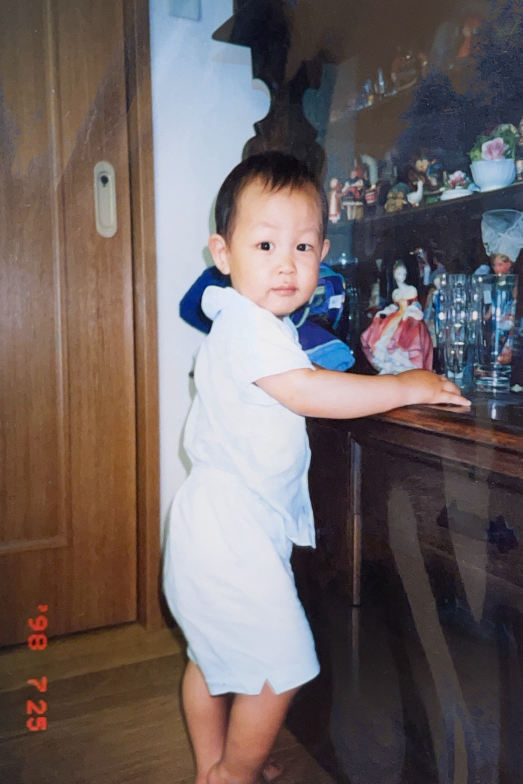
#> input picture wedding-deck/assets/photos_src/child_ai.jpg, 1045 x 1567 px (shown at 1/2 size); its folder holds only this picture in this run
$ python make_assets.py
#> lines starting #> are read from the running program, lines starting #| are printed output that depends on the picture
"""結婚式スライド用のアセット（背景画像・写真のトリミング）を生成する。

音源は assets/sfx/ に置いたものをそのまま使うので、ここでは作らない。
"""
import math
import random
import struct
from pathlib import Path

from PIL import Image, ImageDraw, ImageFilter

ROOT = Path(__file__).parent
IMG = ROOT / "assets" / "img"
SFX = ROOT / "assets" / "sfx"
IMG.mkdir(parents=True, exist_ok=True)
SFX.mkdir(parents=True, exist_ok=True)

W, H = 1920, 1080


def lerp(a, b, t):
    return tuple(round(a[i] + (b[i] - a[i]) * t) for i in range(3))


def vertical_gradient(top, bottom):
#> called with top = (253, 248, 244), bottom = (248, 232, 230)
    img = Image.new("RGB", (W, H))
#> img: PIL image 1920x1080 RGB; every value is 0
    d = ImageDraw.Draw(img)
    for y in range(H):
        d.line([(0, y), (W, y)], fill=lerp(top, bottom, y / (H - 1)))
    return img


def add_bokeh(img, color, count, rmin, rmax, alpha):
    """ふわっとした光の玉を散らして華やかさを出す。"""
#> called with color = (255, 255, 255), count = 10, rmin = 150, rmax = 320, alpha = 60
    layer = Image.new("RGBA", (W, H), (0, 0, 0, 0))
#> layer: PIL image 1920x1080 RGBA; every value is 0
    d = ImageDraw.Draw(layer)
    rng = random.Random(20260919)
    for _ in range(count):
        x = rng.randint(-100, W + 100)
        y = rng.randint(-100, H + 100)
        r = rng.randint(rmin, rmax)
        d.ellipse([x - r, y - r, x + r, y + r], fill=color + (alpha,))
    layer = layer.filter(ImageFilter.GaussianBlur(70))
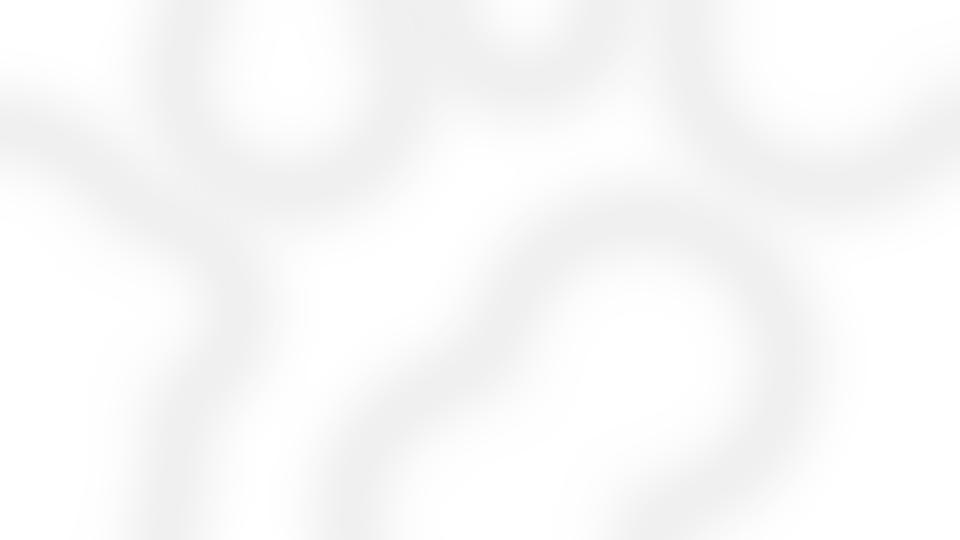
#> layer: PIL image 1920x1080 RGBA (shown at 1/2 size); mean R, G, B, A 130.5, 130.5, 130.5, 30.7; transparent parts drawn white
    return Image.alpha_composite(img.convert("RGBA"), layer).convert("RGB")


def gold_frame(img, inset, width, color, alpha):
#> called with inset = 26, width = 5, color = (201, 162, 39), alpha = 150
    layer = Image.new("RGBA", (W, H), (0, 0, 0, 0))
    d = ImageDraw.Draw(layer)
    d.rectangle([inset, inset, W - inset, H - inset], outline=color + (alpha,), width=width)
    return Image.alpha_composite(img.convert("RGBA"), layer).convert("RGB")


def make_quiz_bg():
    """問題スライド用。文字が主役なので淡く、コントラストを確保する。"""
    img = vertical_gradient((253, 248, 244), (248, 232, 230))
    img = add_bokeh(img, (255, 255, 255), 10, 150, 320, 60)
    img = add_bokeh(img, (232, 170, 175), 6, 120, 260, 26)
    img = gold_frame(img, 26, 5, (201, 162, 39), 150)
    img = gold_frame(img, 40, 2, (201, 162, 39), 90)
    img.save(IMG / "bg_quiz.png")


def make_section_bg():
    """セクション扉用。ぐっとテンションが上がる濃いローズ。"""
    img = vertical_gradient((150, 44, 66), (74, 26, 46))
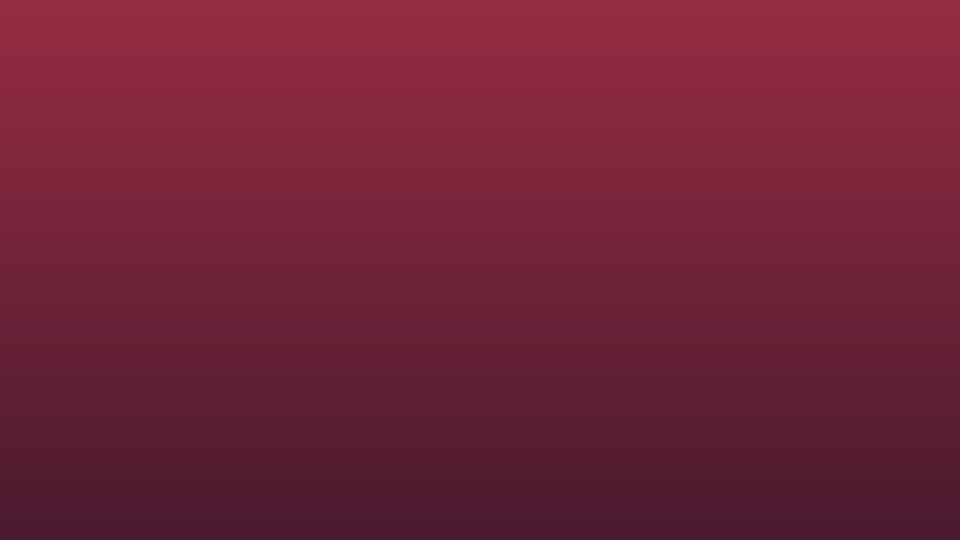
#> img: PIL image 1920x1080 RGB (shown at 1/2 size); mean R, G, B 112, 35, 56
    img = add_bokeh(img, (255, 214, 160), 12, 140, 300, 34)
    img = add_bokeh(img, (255, 255, 255), 6, 100, 220, 24)
    img = gold_frame(img, 26, 5, (232, 200, 120), 210)
#> call 3 of gold_frame, with inset = 26, width = 5, color = (232, 200, 120), alpha = 210
#> in gold_frame (call 3), `return Image.alpha_composite(img.convert("RGBA"), layer).convert("RGB")`:
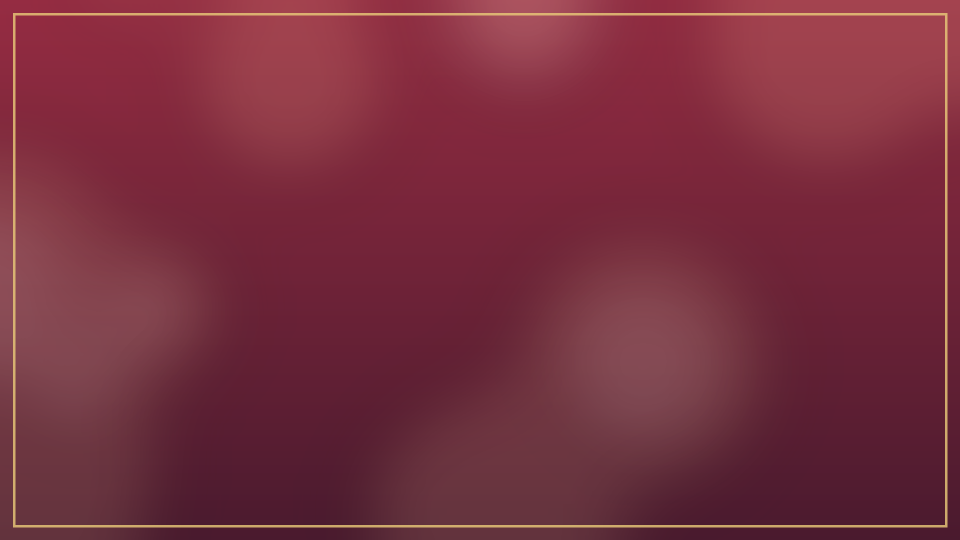
#> returned value: PIL image 1920x1080 RGB (shown at 1/2 size); mean R, G, B 119.7, 47.2, 62.7
    img = gold_frame(img, 40, 2, (232, 200, 120), 120)
    img.save(IMG / "bg_section.png")


def make_title_bg():
    """表紙用。中央を明るく抜いてタイトルを浮かせる。"""
    img = vertical_gradient((252, 240, 238), (238, 206, 206))
    glow = Image.new("RGBA", (W, H), (0, 0, 0, 0))
    d = ImageDraw.Draw(glow)
    for i in range(26):
        t = i / 25
        r = int(760 - t * 520)
        a = int(10 + t * 80)
        d.ellipse([W // 2 - r, H // 2 - r, W // 2 + r, H // 2 + r], fill=(255, 255, 255, a))
    glow = glow.filter(ImageFilter.GaussianBlur(70))
    img = Image.alpha_composite(img.convert("RGBA"), glow).convert("RGB")
    img = add_bokeh(img, (255, 255, 255), 10, 150, 320, 55)
    img = add_bokeh(img, (201, 162, 39), 7, 120, 240, 26)
#> in add_bokeh (call 6), `layer = layer.filter(ImageFilter.GaussianBlur(70))`:
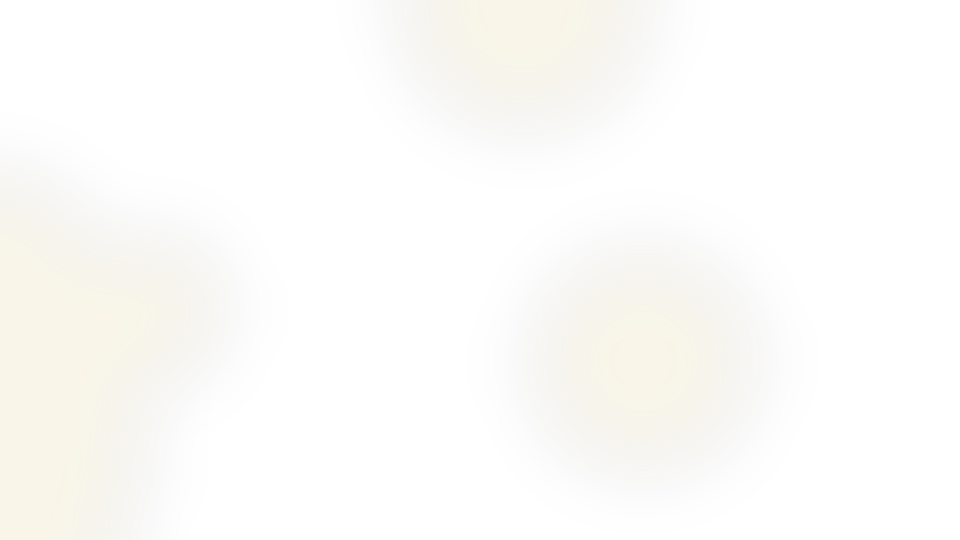
#> layer: PIL image 1920x1080 RGBA (shown at 1/2 size); mean R, G, B, A 43.2, 34.8, 8.4, 5.6; transparent parts drawn white
    img = gold_frame(img, 26, 5, (201, 162, 39), 170)
    img = gold_frame(img, 40, 2, (201, 162, 39), 100)
    img.save(IMG / "bg_title.png")


def make_bingo_bg():
    """ビンゴ用。お祝い感のある golden hour。"""
    img = vertical_gradient((255, 250, 238), (251, 228, 200))
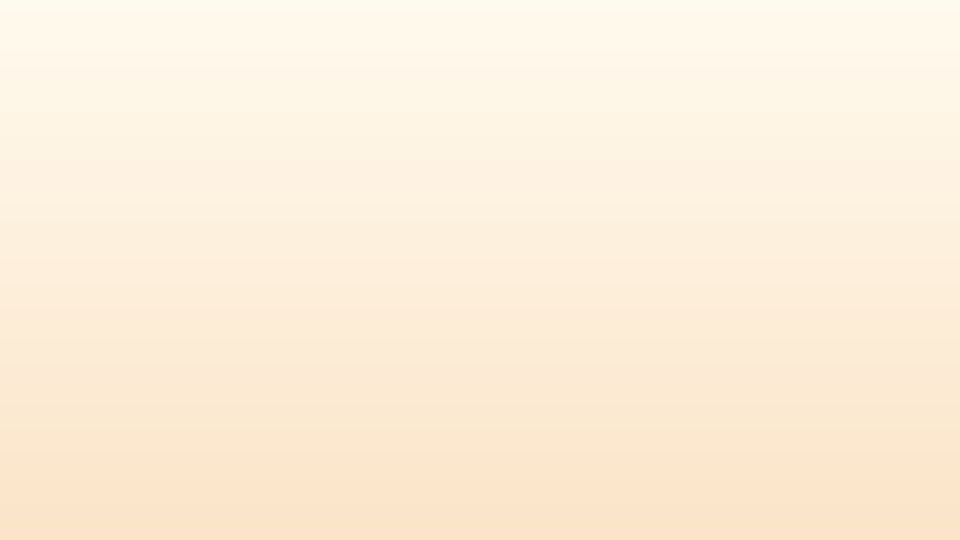
#> img: PIL image 1920x1080 RGB (shown at 1/2 size); mean R, G, B 253, 239, 219
    img = add_bokeh(img, (255, 255, 255), 10, 150, 320, 60)
    img = add_bokeh(img, (230, 160, 70), 6, 120, 250, 24)
    img = gold_frame(img, 26, 5, (193, 138, 45), 160)
#> in gold_frame (call 7), `return Image.alpha_composite(img.convert("RGBA"), layer).convert("RGB")`:
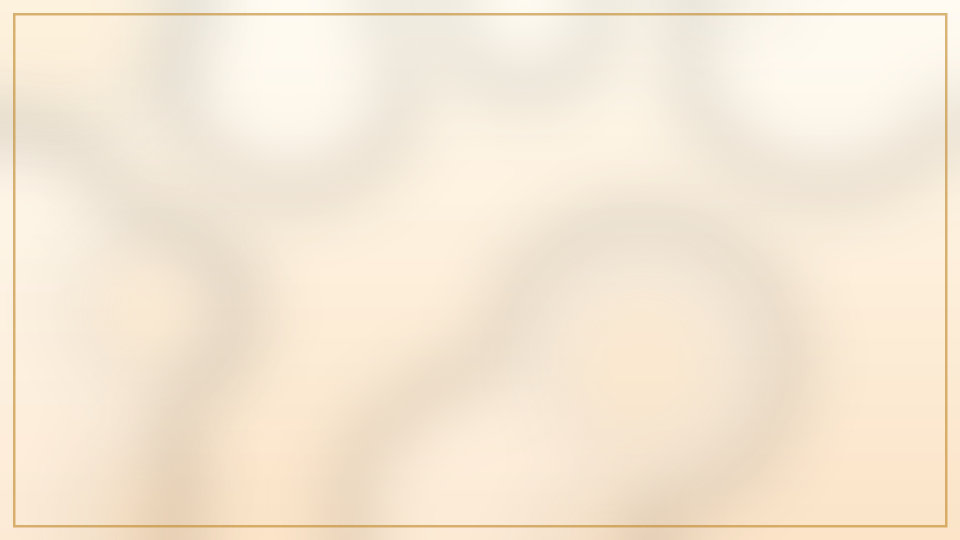
#> returned value: PIL image 1920x1080 RGB (shown at 1/2 size); mean R, G, B 244.9, 231.8, 213
    img = gold_frame(img, 40, 2, (193, 138, 45), 95)
    img.save(IMG / "bg_bingo.png")


# 顔で見分けてもらう問題なので、寄り方をファイルごとに指定する。
# (中心x, 中心y, 幅) をいずれも画像幅・高さに対する割合で。
QUIZ_CROPS = {
    "child_real.jpg": (0.51, 0.34, 0.62),
    "child_ai.jpg": (0.51, 0.34, 0.62),
    "now_real.jpg": (0.46, 0.42, 0.95),
    "now_ai.jpg": (0.52, 0.40, 1.00),
}


def crop_quiz_photos(ratio=2 / 3):
    """写真問題の4枚を同じ縦横比にそろえ、顔がはっきり見える寄りにする。"""
#> called with ratio = 0.667
    src = ROOT / "assets" / "photos_src"
    for f in sorted(src.glob("*.jpg")):
        im = Image.open(f)
#> im is the input picture: PIL image 1045x1567 RGB; mean R, G, B 110.6, 99.7, 98.9
        w, h = im.size
#> w = 1045; h = 1567
        cx, cy, fw = QUIZ_CROPS[f.name]
        cw = round(w * fw)
#> cw = 648
        ch = round(cw / ratio)
#> ch = 972
        if ch > h:                              # 画像より高くなるなら高さに合わせて縮める
            ch, cw = h, round(h * ratio)
        left = min(max(round(w * cx - cw / 2), 0), w - cw)
#> left = 209
        top = min(max(round(h * cy - ch / 2), 0), h - ch)
#> top = 47
        im.crop((left, top, left + cw, top + ch)).convert("RGB").save(
            IMG / f"q_{f.name}", quality=90
        )
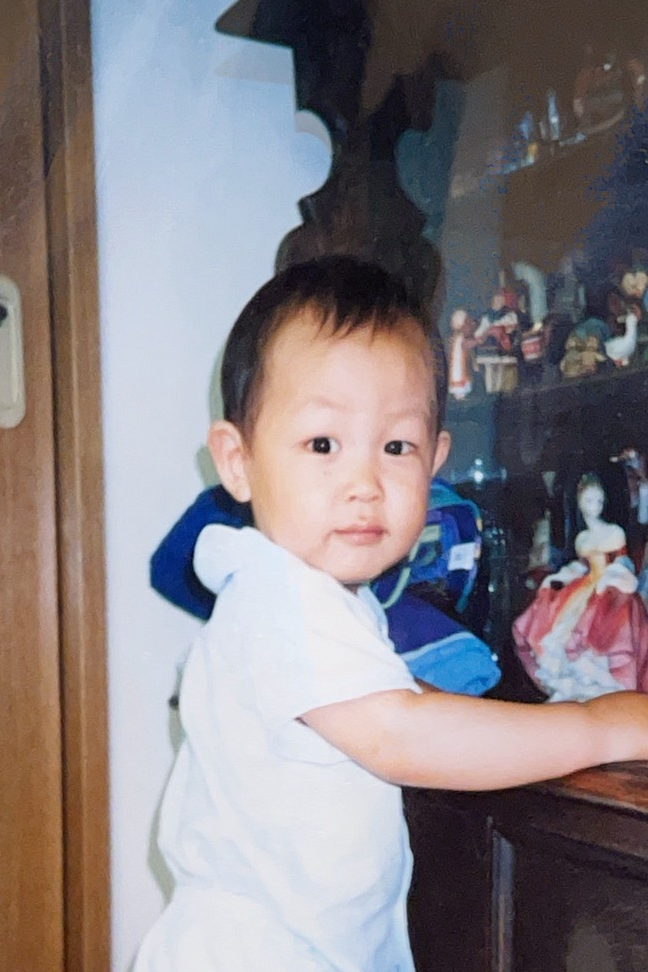
#> saved as q_child_ai.jpg: PIL image 648x972 RGB; mean R, G, B 134.5, 127.6, 131.5


if __name__ == "__main__":
    make_quiz_bg()
    make_section_bg()
    make_title_bg()
    make_bingo_bg()
    crop_quiz_photos()
    for p in sorted(IMG.glob("bg_*.png")) + sorted(IMG.glob("q_*.jpg")):
        print(p.name, p.stat().st_size)

$ run again, on wedding-deck/assets/photos_src/now_ai.jpg
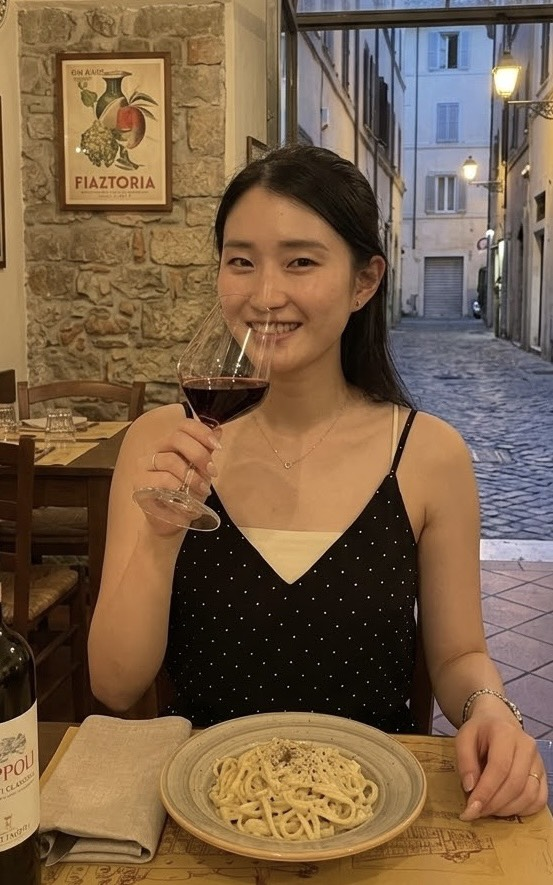
#> input picture wedding-deck/assets/photos_src/now_ai.jpg, 553 x 885 px
#> in crop_quiz_photos, im is the input picture: PIL image 553x885 RGB; mean R, G, B 122.1, 96.7, 71.5
#> in crop_quiz_photos, `im.crop((left, top, left + cw, top + ch)).convert("RGB").save( IMG / f..`:
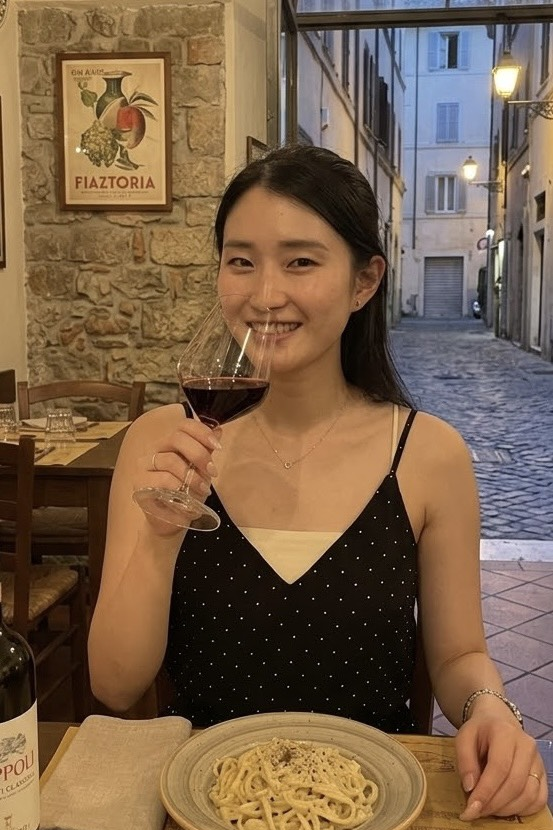
#> saved as q_now_ai.jpg: PIL image 553x830 RGB; mean R, G, B 121.1, 96.6, 73

$ run again, on wedding-deck/assets/photos_src/now_real.jpg
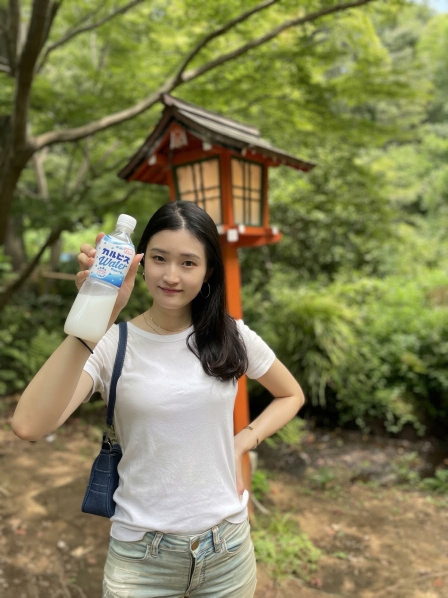
#> input picture wedding-deck/assets/photos_src/now_real.jpg, 896 x 1195 px (shown at 1/2 size)
#> in crop_quiz_photos, im is the input picture: PIL image 896x1195 RGB; mean R, G, B 128.3, 125.9, 84.4
#> in crop_quiz_photos, `im.crop((left, top, left + cw, top + ch)).convert("RGB").save( IMG / f..`:
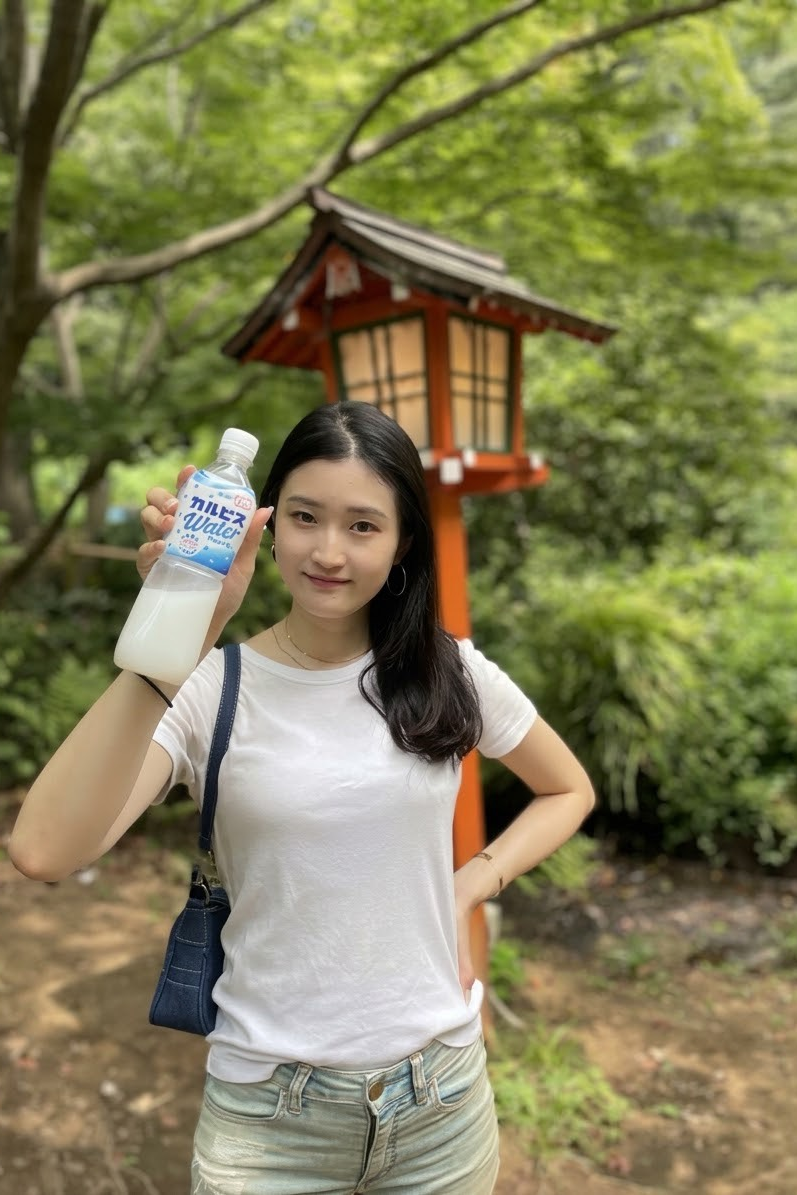
#> saved as q_now_real.jpg: PIL image 797x1195 RGB; mean R, G, B 128.4, 125.4, 85.1
